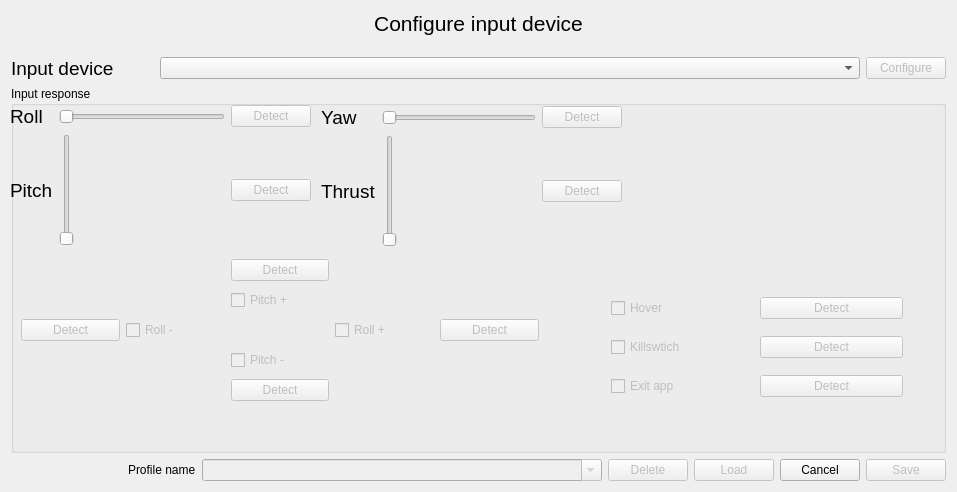
<?xml version="1.0" encoding="UTF-8"?>
<ui version="4.0">
 <class>Form</class>
 <widget class="QWidget" name="Form">
  <property name="windowModality">
   <enum>Qt::ApplicationModal</enum>
  </property>
  <property name="geometry">
   <rect>
    <x>0</x>
    <y>0</y>
    <width>957</width>
    <height>492</height>
   </rect>
  </property>
  <property name="windowTitle">
   <string>Input device configuration</string>
  </property>
  <layout class="QHBoxLayout" name="horizontalLayout">
   <item>
    <layout class="QVBoxLayout" name="verticalLayout">
     <item>
      <widget class="QLabel" name="label">
       <property name="maximumSize">
        <size>
         <width>16777215</width>
         <height>40</height>
        </size>
       </property>
       <property name="font">
        <font>
         <pointsize>16</pointsize>
        </font>
       </property>
       <property name="text">
        <string>Configure input device</string>
       </property>
       <property name="alignment">
        <set>Qt::AlignHCenter|Qt::AlignTop</set>
       </property>
      </widget>
     </item>
     <item>
      <layout class="QGridLayout" name="gridLayout_4">
       <item row="0" column="0">
        <widget class="QLabel" name="label_2">
         <property name="font">
          <font>
           <pointsize>14</pointsize>
          </font>
         </property>
         <property name="text">
          <string>Input device</string>
         </property>
        </widget>
       </item>
       <item row="0" column="1">
        <widget class="QComboBox" name="inputDeviceSelector">
         <property name="minimumSize">
          <size>
           <width>700</width>
           <height>0</height>
          </size>
         </property>
         <property name="duplicatesEnabled">
          <bool>false</bool>
         </property>
        </widget>
       </item>
       <item row="0" column="2">
        <widget class="QPushButton" name="configButton">
         <property name="enabled">
          <bool>false</bool>
         </property>
         <property name="maximumSize">
          <size>
           <width>80</width>
           <height>16777215</height>
          </size>
         </property>
         <property name="text">
          <string>Configure</string>
         </property>
        </widget>
       </item>
      </layout>
     </item>
     <item>
      <layout class="QHBoxLayout" name="inputDetectionLayout">
       <item>
        <widget class="QGroupBox" name="inputDetectionGroup">
         <property name="minimumSize">
          <size>
           <width>0</width>
           <height>350</height>
          </size>
         </property>
         <property name="maximumSize">
          <size>
           <width>16777215</width>
           <height>500</height>
          </size>
         </property>
         <property name="title">
          <string>Input response</string>
         </property>
         <widget class="QWidget" name="gridLayoutWidget">
          <property name="geometry">
           <rect>
            <x>-1</x>
            <y>19</y>
            <width>301</width>
            <height>141</height>
           </rect>
          </property>
          <layout class="QGridLayout" name="gridLayout_3">
           <item row="0" column="1">
            <widget class="QSlider" name="rollAxisValue">
             <property name="enabled">
              <bool>false</bool>
             </property>
             <property name="minimumSize">
              <size>
               <width>0</width>
               <height>0</height>
              </size>
             </property>
             <property name="maximumSize">
              <size>
               <width>16777215</width>
               <height>16777215</height>
              </size>
             </property>
             <property name="minimum">
              <number>0</number>
             </property>
             <property name="maximum">
              <number>100</number>
             </property>
             <property name="sliderPosition">
              <number>0</number>
             </property>
             <property name="orientation">
              <enum>Qt::Horizontal</enum>
             </property>
             <property name="invertedAppearance">
              <bool>false</bool>
             </property>
             <property name="invertedControls">
              <bool>false</bool>
             </property>
             <property name="tickPosition">
              <enum>QSlider::NoTicks</enum>
             </property>
            </widget>
           </item>
           <item row="1" column="0">
            <widget class="QLabel" name="label_3">
             <property name="font">
              <font>
               <pointsize>14</pointsize>
              </font>
             </property>
             <property name="text">
              <string>Pitch</string>
             </property>
            </widget>
           </item>
           <item row="0" column="0">
            <widget class="QLabel" name="label_5">
             <property name="font">
              <font>
               <pointsize>14</pointsize>
              </font>
             </property>
             <property name="text">
              <string>Roll</string>
             </property>
            </widget>
           </item>
           <item row="1" column="1">
            <widget class="QSlider" name="pitchAxisValue">
             <property name="enabled">
              <bool>false</bool>
             </property>
             <property name="minimumSize">
              <size>
               <width>0</width>
               <height>0</height>
              </size>
             </property>
             <property name="maximumSize">
              <size>
               <width>16777215</width>
               <height>16777215</height>
              </size>
             </property>
             <property name="layoutDirection">
              <enum>Qt::LeftToRight</enum>
             </property>
             <property name="minimum">
              <number>0</number>
             </property>
             <property name="maximum">
              <number>100</number>
             </property>
             <property name="singleStep">
              <number>1</number>
             </property>
             <property name="sliderPosition">
              <number>0</number>
             </property>
             <property name="tracking">
              <bool>false</bool>
             </property>
             <property name="orientation">
              <enum>Qt::Vertical</enum>
             </property>
             <property name="invertedAppearance">
              <bool>false</bool>
             </property>
             <property name="invertedControls">
              <bool>false</bool>
             </property>
             <property name="tickPosition">
              <enum>QSlider::NoTicks</enum>
             </property>
            </widget>
           </item>
           <item row="0" column="2">
            <widget class="QPushButton" name="detectRoll">
             <property name="enabled">
              <bool>false</bool>
             </property>
             <property name="text">
              <string>Detect</string>
             </property>
            </widget>
           </item>
           <item row="1" column="2">
            <widget class="QPushButton" name="detectPitch">
             <property name="enabled">
              <bool>false</bool>
             </property>
             <property name="text">
              <string>Detect</string>
             </property>
            </widget>
           </item>
          </layout>
         </widget>
         <widget class="QWidget" name="gridLayoutWidget_4">
          <property name="geometry">
           <rect>
            <x>310</x>
            <y>20</y>
            <width>301</width>
            <height>141</height>
           </rect>
          </property>
          <layout class="QGridLayout" name="gridLayout_6">
           <item row="1" column="0">
            <widget class="QLabel" name="label_7">
             <property name="font">
              <font>
               <pointsize>14</pointsize>
              </font>
             </property>
             <property name="text">
              <string>Thrust</string>
             </property>
            </widget>
           </item>
           <item row="1" column="1">
            <widget class="QSlider" name="thrustAxisValue">
             <property name="enabled">
              <bool>false</bool>
             </property>
             <property name="minimumSize">
              <size>
               <width>0</width>
               <height>0</height>
              </size>
             </property>
             <property name="maximumSize">
              <size>
               <width>16777215</width>
               <height>16777215</height>
              </size>
             </property>
             <property name="minimum">
              <number>0</number>
             </property>
             <property name="maximum">
              <number>100</number>
             </property>
             <property name="singleStep">
              <number>0</number>
             </property>
             <property name="sliderPosition">
              <number>0</number>
             </property>
             <property name="tracking">
              <bool>true</bool>
             </property>
             <property name="orientation">
              <enum>Qt::Vertical</enum>
             </property>
             <property name="invertedAppearance">
              <bool>false</bool>
             </property>
             <property name="invertedControls">
              <bool>false</bool>
             </property>
             <property name="tickPosition">
              <enum>QSlider::NoTicks</enum>
             </property>
            </widget>
           </item>
           <item row="0" column="1">
            <widget class="QSlider" name="yawAxisValue">
             <property name="enabled">
              <bool>false</bool>
             </property>
             <property name="minimumSize">
              <size>
               <width>0</width>
               <height>0</height>
              </size>
             </property>
             <property name="maximumSize">
              <size>
               <width>16777215</width>
               <height>16777215</height>
              </size>
             </property>
             <property name="minimum">
              <number>1</number>
             </property>
             <property name="maximum">
              <number>100</number>
             </property>
             <property name="singleStep">
              <number>0</number>
             </property>
             <property name="sliderPosition">
              <number>1</number>
             </property>
             <property name="tracking">
              <bool>true</bool>
             </property>
             <property name="orientation">
              <enum>Qt::Horizontal</enum>
             </property>
             <property name="invertedAppearance">
              <bool>false</bool>
             </property>
             <property name="invertedControls">
              <bool>false</bool>
             </property>
             <property name="tickPosition">
              <enum>QSlider::NoTicks</enum>
             </property>
            </widget>
           </item>
           <item row="1" column="2">
            <widget class="QPushButton" name="detectThrust">
             <property name="enabled">
              <bool>false</bool>
             </property>
             <property name="text">
              <string>Detect</string>
             </property>
            </widget>
           </item>
           <item row="0" column="0">
            <widget class="QLabel" name="label_4">
             <property name="font">
              <font>
               <pointsize>14</pointsize>
              </font>
             </property>
             <property name="text">
              <string>Yaw</string>
             </property>
            </widget>
           </item>
           <item row="0" column="2">
            <widget class="QPushButton" name="detectYaw">
             <property name="enabled">
              <bool>false</bool>
             </property>
             <property name="text">
              <string>Detect</string>
             </property>
            </widget>
           </item>
          </layout>
         </widget>
         <widget class="QWidget" name="gridLayoutWidget_5">
          <property name="geometry">
           <rect>
            <x>10</x>
            <y>170</y>
            <width>518</width>
            <height>151</height>
           </rect>
          </property>
          <layout class="QGridLayout" name="gridLayout">
           <item row="2" column="1">
            <widget class="QCheckBox" name="rollNeg">
             <property name="enabled">
              <bool>false</bool>
             </property>
             <property name="text">
              <string>Roll -</string>
             </property>
             <property name="checkable">
              <bool>true</bool>
             </property>
            </widget>
           </item>
           <item row="3" column="2">
            <widget class="QCheckBox" name="pitchNeg">
             <property name="enabled">
              <bool>false</bool>
             </property>
             <property name="text">
              <string>Pitch -</string>
             </property>
             <property name="checkable">
              <bool>true</bool>
             </property>
            </widget>
           </item>
           <item row="4" column="2">
            <widget class="QPushButton" name="detectPitchNeg">
             <property name="enabled">
              <bool>false</bool>
             </property>
             <property name="text">
              <string>Detect</string>
             </property>
            </widget>
           </item>
           <item row="2" column="3">
            <widget class="QCheckBox" name="rollPos">
             <property name="enabled">
              <bool>false</bool>
             </property>
             <property name="text">
              <string>Roll +</string>
             </property>
             <property name="checkable">
              <bool>true</bool>
             </property>
            </widget>
           </item>
           <item row="2" column="4">
            <widget class="QPushButton" name="detectRollPos">
             <property name="enabled">
              <bool>false</bool>
             </property>
             <property name="text">
              <string>Detect</string>
             </property>
            </widget>
           </item>
           <item row="0" column="2">
            <widget class="QPushButton" name="detectPitchPos">
             <property name="enabled">
              <bool>false</bool>
             </property>
             <property name="text">
              <string>Detect</string>
             </property>
            </widget>
           </item>
           <item row="2" column="0">
            <widget class="QPushButton" name="detectRollNeg">
             <property name="enabled">
              <bool>false</bool>
             </property>
             <property name="text">
              <string>Detect</string>
             </property>
            </widget>
           </item>
           <item row="1" column="2">
            <widget class="QCheckBox" name="pitchPos">
             <property name="enabled">
              <bool>false</bool>
             </property>
             <property name="text">
              <string>Pitch +</string>
             </property>
             <property name="checkable">
              <bool>true</bool>
             </property>
            </widget>
           </item>
          </layout>
         </widget>
         <widget class="QWidget" name="gridLayoutWidget_2">
          <property name="geometry">
           <rect>
            <x>600</x>
            <y>200</y>
            <width>292</width>
            <height>123</height>
           </rect>
          </property>
          <layout class="QGridLayout" name="gridLayout_5">
           <item row="3" column="1">
            <widget class="QPushButton" name="detectExitapp">
             <property name="enabled">
              <bool>false</bool>
             </property>
             <property name="text">
              <string>Detect</string>
             </property>
            </widget>
           </item>
           <item row="2" column="1">
            <widget class="QPushButton" name="detectKillswitch">
             <property name="enabled">
              <bool>false</bool>
             </property>
             <property name="text">
              <string>Detect</string>
             </property>
            </widget>
           </item>
           <item row="2" column="0">
            <widget class="QCheckBox" name="killswitch">
             <property name="enabled">
              <bool>false</bool>
             </property>
             <property name="text">
              <string>Killswtich</string>
             </property>
             <property name="checkable">
              <bool>true</bool>
             </property>
            </widget>
           </item>
           <item row="3" column="0">
            <widget class="QCheckBox" name="exitapp">
             <property name="enabled">
              <bool>false</bool>
             </property>
             <property name="text">
              <string>Exit app</string>
             </property>
             <property name="checkable">
              <bool>true</bool>
             </property>
            </widget>
           </item>
           <item row="1" column="0">
            <widget class="QCheckBox" name="hover">
             <property name="enabled">
              <bool>false</bool>
             </property>
             <property name="text">
              <string>Hover</string>
             </property>
             <property name="checkable">
              <bool>true</bool>
             </property>
            </widget>
           </item>
           <item row="1" column="1">
            <widget class="QPushButton" name="detectHover">
             <property name="enabled">
              <bool>false</bool>
             </property>
             <property name="text">
              <string>Detect</string>
             </property>
            </widget>
           </item>
          </layout>
         </widget>
        </widget>
       </item>
      </layout>
     </item>
     <item>
      <layout class="QGridLayout" name="gridLayout_2">
       <item row="0" column="1">
        <widget class="QLabel" name="label_16">
         <property name="text">
          <string>Profile name</string>
         </property>
        </widget>
       </item>
       <item row="0" column="0">
        <spacer name="horizontalSpacer_9">
         <property name="orientation">
          <enum>Qt::Horizontal</enum>
         </property>
         <property name="sizeHint" stdset="0">
          <size>
           <width>40</width>
           <height>20</height>
          </size>
         </property>
        </spacer>
       </item>
       <item row="0" column="4">
        <widget class="QPushButton" name="deleteButton">
         <property name="enabled">
          <bool>false</bool>
         </property>
         <property name="text">
          <string>Delete</string>
         </property>
        </widget>
       </item>
       <item row="0" column="6">
        <widget class="QPushButton" name="cancelButton">
         <property name="text">
          <string>Cancel</string>
         </property>
        </widget>
       </item>
       <item row="0" column="2">
        <widget class="QComboBox" name="profileCombo">
         <property name="enabled">
          <bool>false</bool>
         </property>
         <property name="sizePolicy">
          <sizepolicy hsizetype="Fixed" vsizetype="Fixed">
           <horstretch>0</horstretch>
           <verstretch>0</verstretch>
          </sizepolicy>
         </property>
         <property name="minimumSize">
          <size>
           <width>400</width>
           <height>0</height>
          </size>
         </property>
         <property name="maximumSize">
          <size>
           <width>16777215</width>
           <height>16777215</height>
          </size>
         </property>
         <property name="editable">
          <bool>true</bool>
         </property>
        </widget>
       </item>
       <item row="0" column="7">
        <widget class="QPushButton" name="saveButton">
         <property name="enabled">
          <bool>false</bool>
         </property>
         <property name="text">
          <string>Save</string>
         </property>
        </widget>
       </item>
       <item row="0" column="5">
        <widget class="QPushButton" name="loadButton">
         <property name="enabled">
          <bool>false</bool>
         </property>
         <property name="text">
          <string>Load</string>
         </property>
        </widget>
       </item>
      </layout>
     </item>
    </layout>
   </item>
  </layout>
 </widget>
 <resources/>
 <connections/>
</ui>
